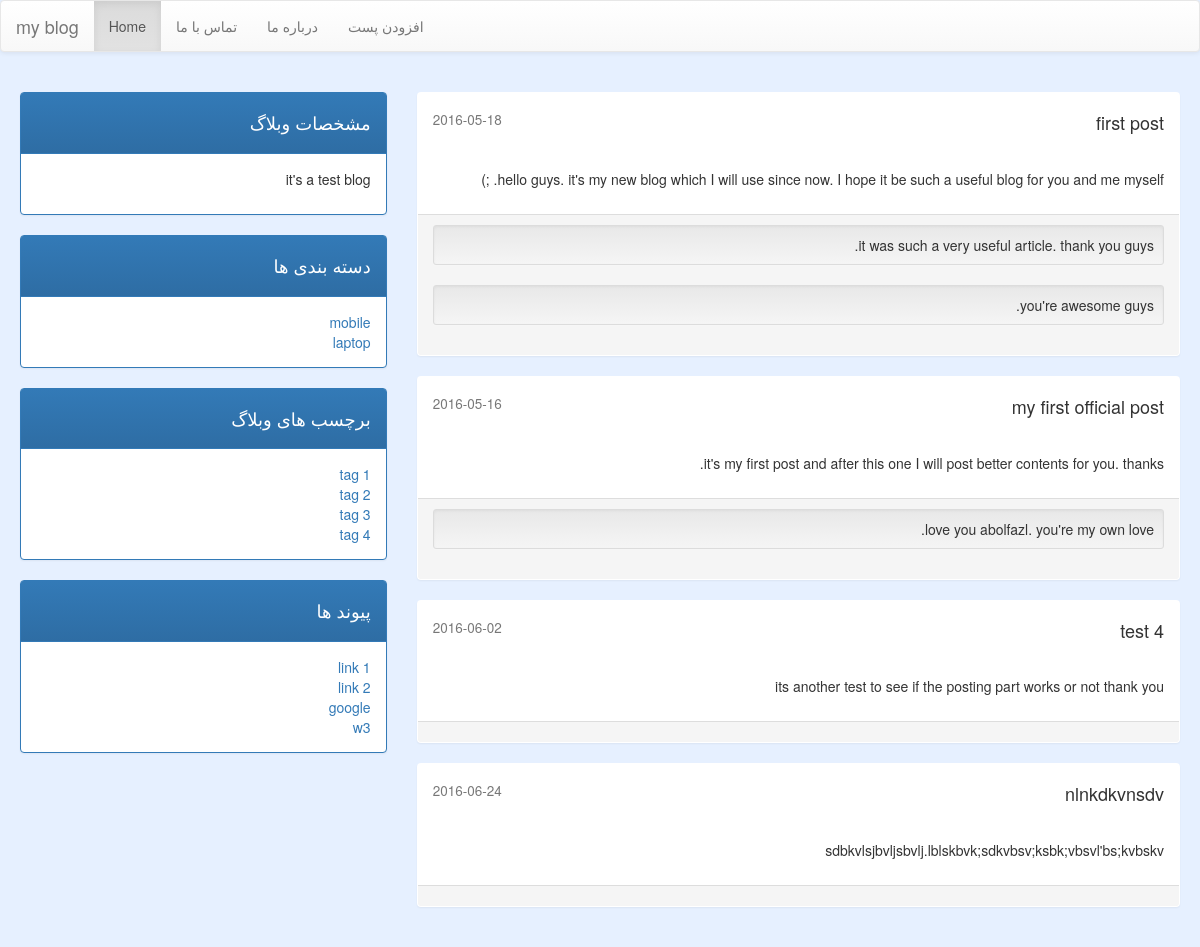
The page / on the database its author committed.
### tables this page shows
CREATE TABLE IF NOT EXISTS `settings` (
  `blog_title` varchar(100) NOT NULL DEFAULT '""',
  `admin_mail` varchar(100) DEFAULT NULL,
  `posts_per_page` int(5) NOT NULL DEFAULT '10',
  `blog_icon_url` varchar(255) NOT NULL DEFAULT 'img/default_avatar.jpg',
  `description` varchar(255) NOT NULL DEFAULT '""',
`id` int(20) NOT NULL
);

CREATE TABLE IF NOT EXISTS `categories` (
`id` int(11) NOT NULL,
  `name` varchar(255) NOT NULL,
  `title` varchar(255) NOT NULL
);

CREATE TABLE IF NOT EXISTS `tags` (
`id` int(11) NOT NULL,
  `title` varchar(255) NOT NULL
);

CREATE TABLE IF NOT EXISTS `links` (
`id` int(11) NOT NULL,
  `display_name` varchar(250) NOT NULL,
  `address` varchar(250) NOT NULL
);

CREATE TABLE IF NOT EXISTS `posts` (
`id` int(11) NOT NULL,
  `active` tinyint(1) NOT NULL,
  `title` varchar(255) NOT NULL,
  `content` text NOT NULL,
  `date` date NOT NULL,
  `comment_count` int(11) NOT NULL,
  `user_id` int(11) NOT NULL
);

CREATE TABLE IF NOT EXISTS `comments` (
`id` int(11) NOT NULL,
  `author` varchar(255) NOT NULL,
  `content` text NOT NULL,
  `date` date NOT NULL,
  `email` varchar(255) NOT NULL,
  `post_id` int(20) NOT NULL
);

### index.php (the view, shortened to what this page needs)
<!DOCTYPE html>
<html>
<head>
	<link rel="stylesheet" type="text/css" href="bootstrap/css/bootstrap.css">
	<link rel="stylesheet" type="text/css" href="bootstrap/css/bootstrap-theme.css">
	<link rel="stylesheet" type="text/css" href="css/theme.css">
		<?php
			try{
				$pdo=Database::connect();
			    $pdo->setAttribute(PDO::ATTR_ERRMODE, PDO::ERRMODE_EXCEPTION);
			    $blog=null;
			    $sql="SELECT * FROM settings WHERE id=1";
			    	foreach ($pdo->query($sql) as $title) {
			    		$blog=$title;
			    	}
				}
			    catch(PDOException $e)
			    {
			    	die("err");
			    }
		?>
</head>
<body>
<header>
<nav class="navbar navbar-default">
  <div class="container-fluid">
    <div class="navbar-header">
      <a class="navbar-brand" href="#"><?=$blog['blog_title']?></a>
    </div>
    <ul class="nav navbar-nav">
      <li class="active"><a href="#">Home</a></li>
      <li><a href="callme.html">تماس با ما</a></li>
      <li><a href="aboutus.html">درباره ما</a></li>
      <li><a href="new-post.php">افزودن پست</a></li>
    </ul>
  </div>
</nav>
</header>
<section>
	<div class="row">
		<div class="col-lg-4">
			<div class="panel panel-primary">
				<div class="panel-heading">
					<h4>مشخصات وبلاگ</h4>
				</div>
				<div class="panel-body">
					<p><?=$blog['description']?></p>
				</div>
			</div>
			<div class="panel panel-primary">
				<div class="panel-heading">
					<h4>دسته بندی ها</h4>
				</div>
				<div class="panel-body">
					<?php
						$sql_cats="SELECT * FROM categories LIMIT 7";
						foreach ($pdo->query($sql_cats) as $cat) {
							echo "<a href='?cat=";
							echo $cat['id'];
							echo "'>";
							echo $cat['title'];
							echo "</a><br>";
						}
					 ?>
				</div>
			</div>
			<div class="panel panel-primary">
				<div class="panel-heading">
					<h4>برچسب های وبلاگ</h4>
				</div>
				<div class="panel-body">
					<?php
						$sql_tags="SELECT * FROM tags LIMIT 7";
						foreach ($pdo->query($sql_tags) as $tag) {
							echo "<a href='?tag=";
							echo $tag['id'];
							echo "'>";
							echo $tag['title'];
							echo "</a><br>";
						}
					 ?>
				</div>
			</div>
			<div class="panel panel-primary">
				<div class="panel-heading">
					<h4>پیوند ها</h4>
				</div>
				<div class="panel-body">
					<?php
						$sql_links="SELECT * FROM links LIMIT 7";
						foreach ($pdo->query($sql_links) as $link) {
							echo "<a href='";
							echo $link['address'];
							echo "'>";
							echo $link['display_name'];
							echo "</a><br>";
						}
					 ?>
				</div>
			</div>
		</div>
		<div class="col-lg-8">
			<?php
			if(isset($_GET['id'])){
				$sql_posts="SELECT * FROM posts WHERE active=true AND id=".$_GET['id'];
			}else if(isset($_GET['cat'])){
				$sql_posts="SELECT * FROM posts INNER JOIN category_relationship ON posts.id=category_relationship.post_id WHERE posts.active=true AND category_relationship.category_id=".$_GET['cat'];
			}else if(isset($_GET['tag'])){
				$sql_posts="SELECT * FROM posts INNER JOIN tag_relationship ON posts.id=tag_relationship.post_id WHERE posts.active=true AND tag_relationship.tag_id=".$_GET['tag'];
			}else{
				$sql_posts="SELECT * FROM posts WHERE active=true";
			}
				foreach ($pdo->query($sql_posts) as $post) {
					?>
					<div class="panel" >
				<div class="panel-heading">
					<h4><?=$post['title']?><small style="float:left;"> <?=$post['date']?> </small></h4>
				</div>
				<div class="panel-body">
					<p><?=$post['content']?></p>
				</div>
				<div class="panel-footer">
					<?php
						$sql_comments="SELECT * FROM comments WHERE post_id=".$post['id'];
						foreach ($pdo->query($sql_comments) as $comment) {
							?>
							<div class="well well-sm">
								<?=$comment['content']?>
							</div>
							<?php
						}
					 ?>
				</div>
			</div>
			<?php
				}
			 ?>
		</div>
	</div>
</section>
</body>
</html>

### css/theme.css (style rules this page uses)
body { background-color: #e6f0ff; padding: 0px; }
h4,p,a { direction: rtl; }
.well { direction: rtl; }
a { float: right; }
section { padding:20px; }

### rows shown on the page
settings: blog_title "my blog", description "it's a test blog"
categories: title "mobile"
categories: title "laptop"
tags: title "tag 1"
tags: title "tag 2"
tags: title "tag 3"
tags: title "tag 4"
links: display_name "link 1"
links: display_name "link 2"
links: display_name "google"
links: display_name "w3"
posts: title "first post", date "2016-05-18", content "hello guys. it's my new blog which I will use since now. I hope it be such a useful blog for you and me myself. ;)"
comments: content "it was such a very useful article. thank you guys."
comments: content "you're awesome guys."
posts: title "my first official post", date "2016-05-16", content "it's my first post and after this one I will post better contents for you. thanks."
comments: content "love you abolfazl. you're my own love."
posts: title "test 4", date "2016-06-02", content "its another test to see if the posting part works or not thank you"
posts: title "nlnkdkvnsdv", date "2016-06-24", content "sdbkvlsjbvljsbvlj.lblskbvk;sdkvbsv;ksbk;vbsvl'bs;kvbskv"
